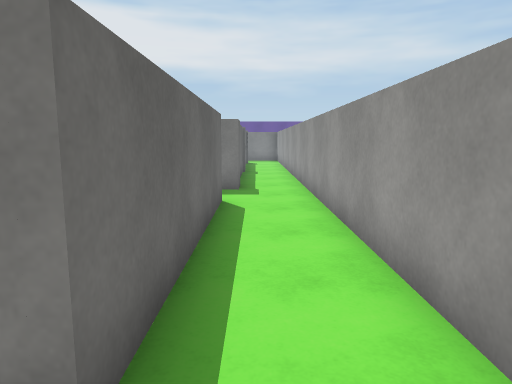
[1] (above)

17 first-person views from a walk through a 3-D level made in the Unity game engine. The camera is 1.4 m above the floor, tilts 8° down and sees 70° across. The floor is counted in squares, 1 m on a side. Each view is taken from the middle of a square. On the plan, view 1 faces up. The plan holds only what a view shows up to about 16 squares ahead; the rest is blank. The place goes on beyond the plan. The player character is not drawn. Surface patterns are stand-ins for the level's own textures.

[2]
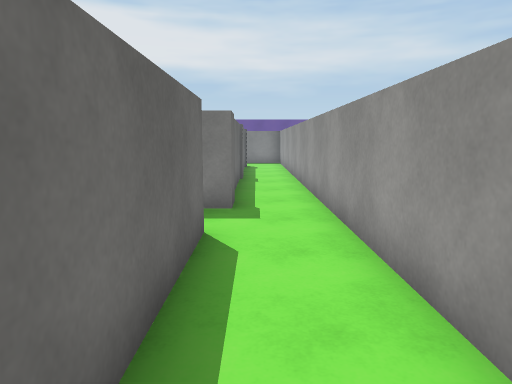

[3]
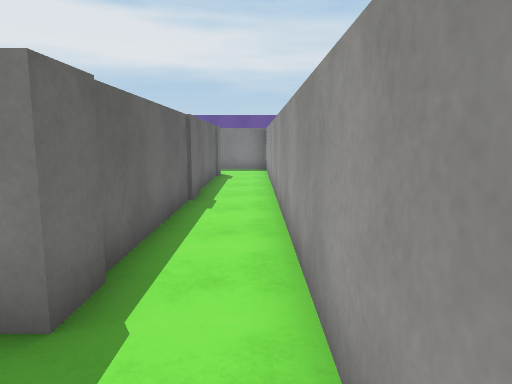

[4]
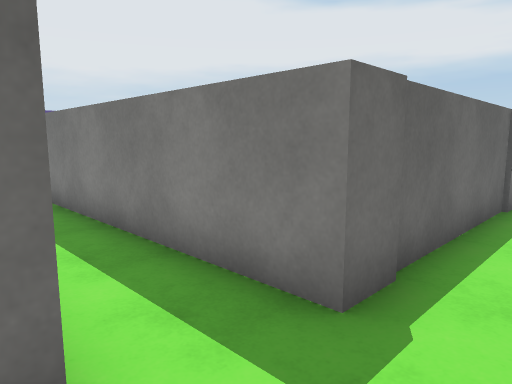

[5]
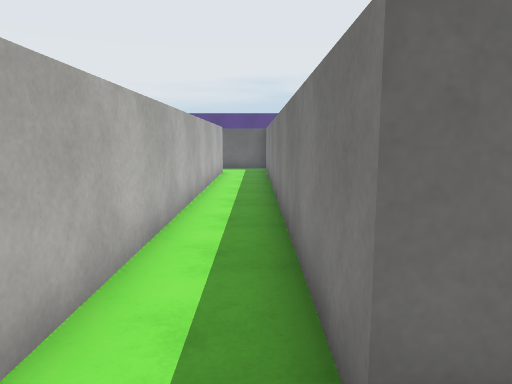

[6]
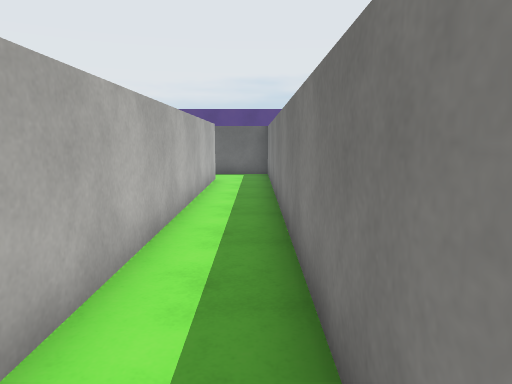

[7]
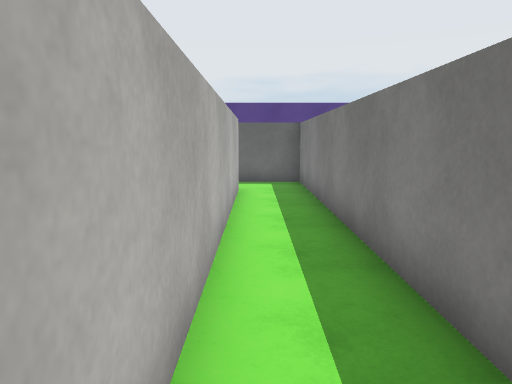

[8]
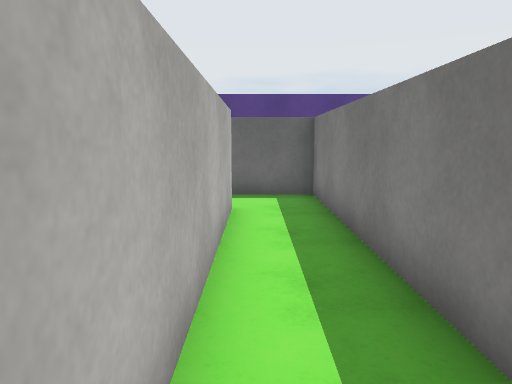

[9]
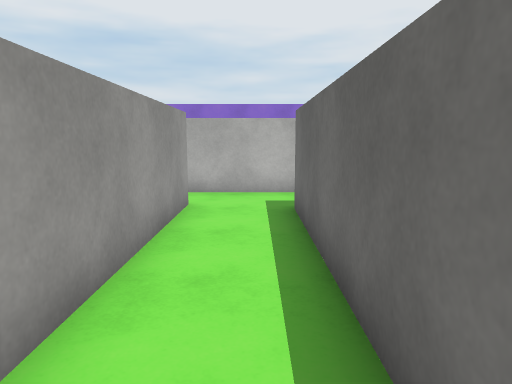

[10]
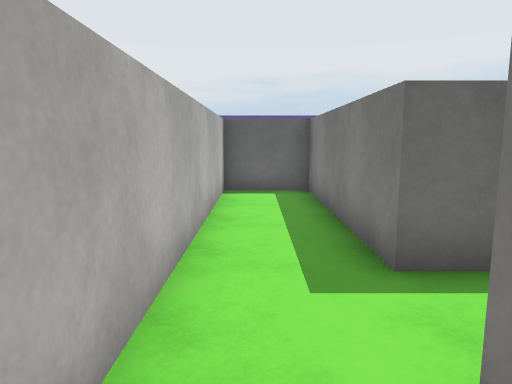

[11]
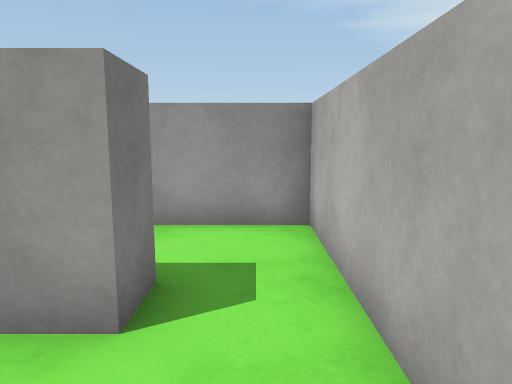

[12]
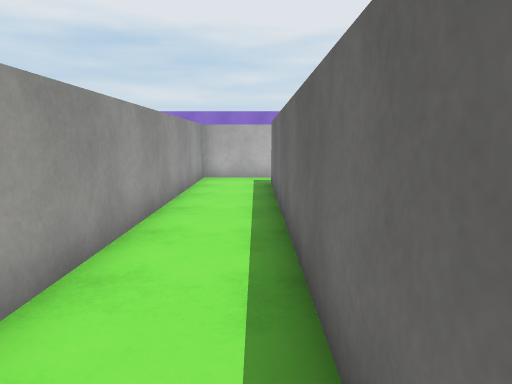

[13]
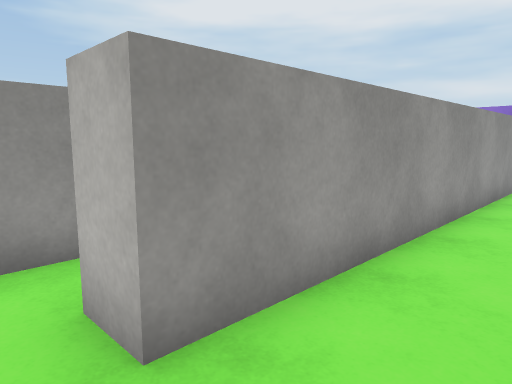

[14]
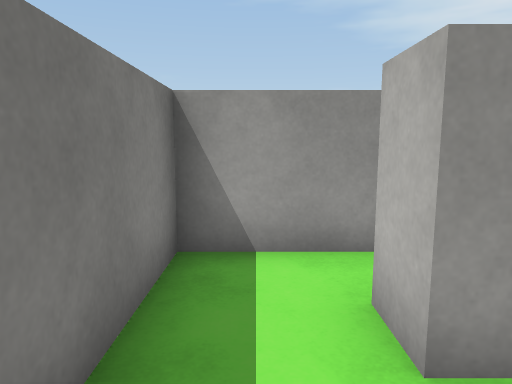

[15]
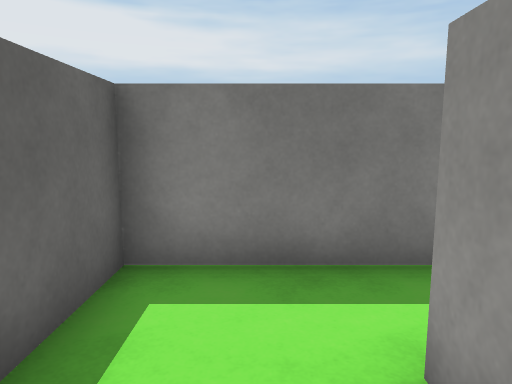

[16]
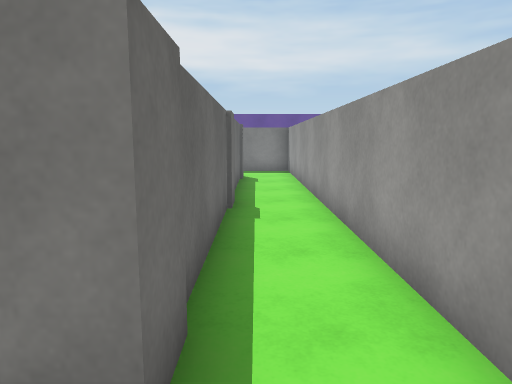

[17]
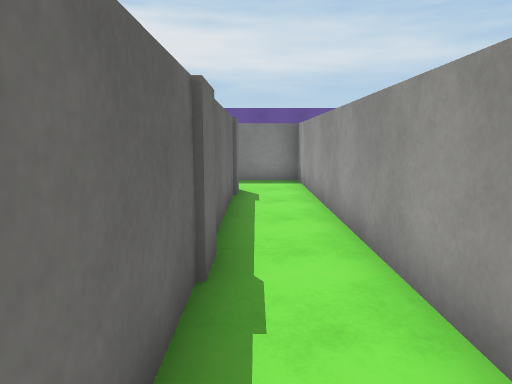

### Floor plan
Points are (right, up) in squares from view 1. A wall is a line through its corners. A room is listed if a view was taken in it or the views show most of it. See-through windows are left out.
Room 1 (views 1, 2, 3, 4, 5, 6, 7, 8, 9, 11, 16, 17)
walls: (1.5, 1) (1.5, 21.5); (-15.5, 8.5) (-0.8, 8.5) (-0.8, 1.5) (-7.2, 1.5) (-7.2, -0.9) (1.5, -0.9); (-0.6, 21.5) (-0.6, 10.5) (-17.5, 10.5) (-17.5, 8.2)
ways out: opening at (2, 0.5) to room 2; opening at (-16.5, 8)
Room 2 (views 10, 12, 13, 14, 15)
walls: (2.5, 1) (1.5, 1); (1.5, -0.9) (5, -0.9) (5, 12); (4.5, 14) (2.5, 14) (2.5, 1.5)
ways out: opening at (2, 0.5) to room 1; opening at (5.5, 13)

Positions as (right, up) in squares from view 1, and headings:
1: (0, 0), facing up
2: (0, 3), facing up
3: (1, 8), facing up
4: (1, 8), facing up-left
5: (1, 10), facing left
6: (-2, 10), facing left
7: (-5, 9), facing left
8: (-8, 9), facing left
9: (0, 9), facing down
10: (3, 0), facing left
11: (-1, 0), facing right
12: (3, 13), facing down
13: (3, 13), facing down-right
14: (3, 13), facing right
15: (4, 10), facing up
16: (0, 9), facing up
17: (0, 13), facing up
